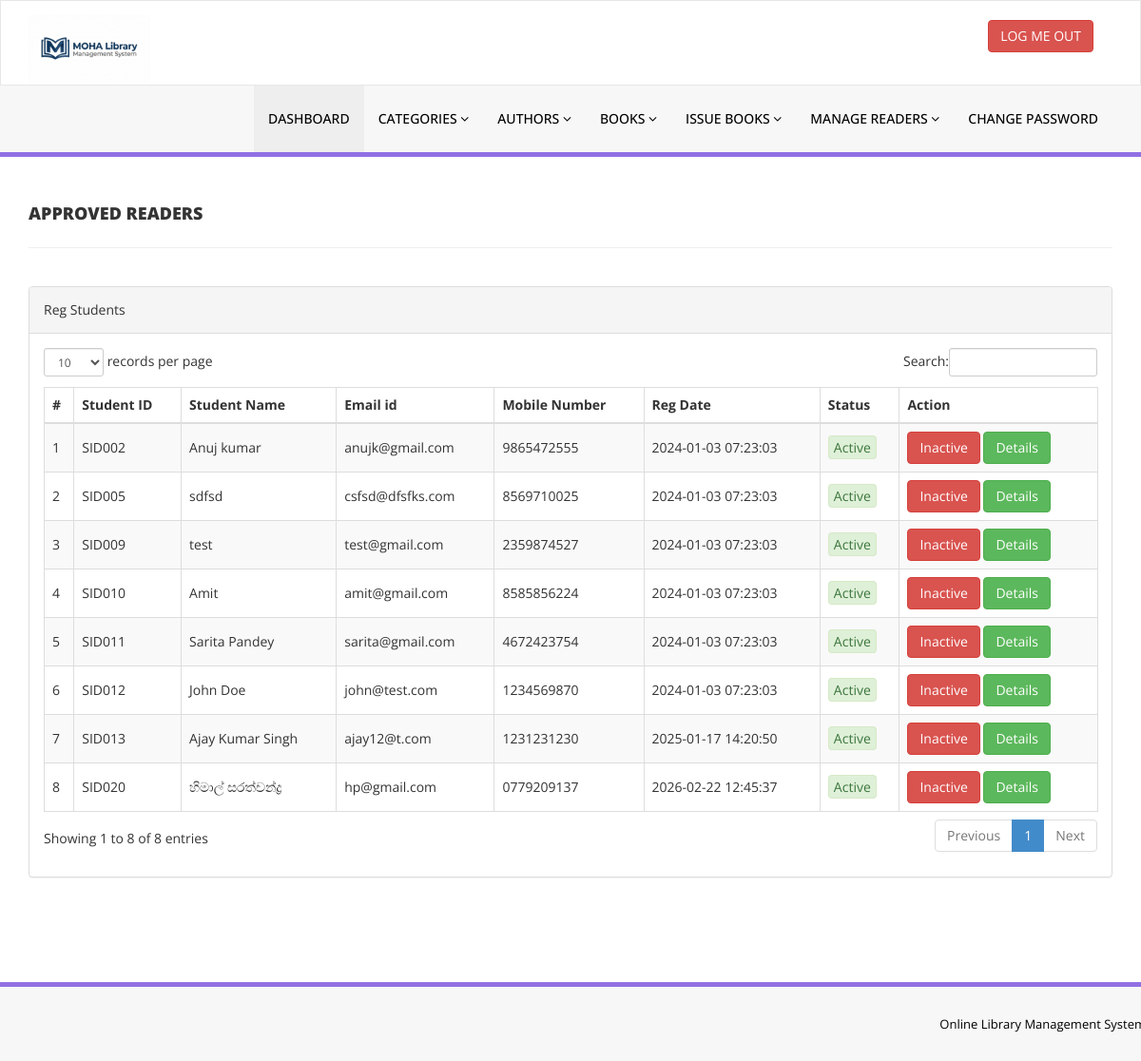
The app's page /admin/reg-students.php (signed in), older data.
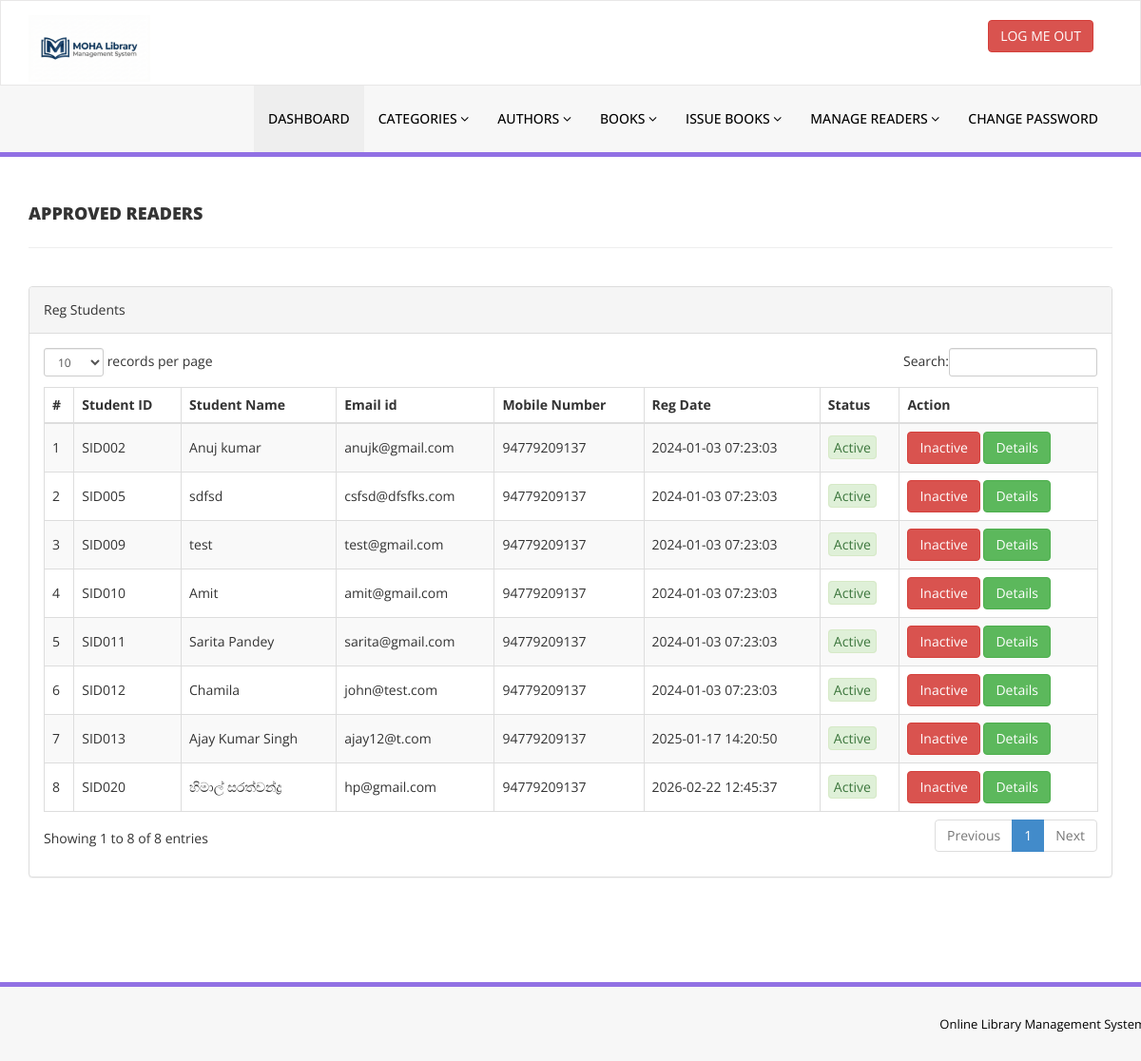
The same page, newer data.
### tables this page shows
CREATE TABLE `tblstudents` (
  `id` int(11) NOT NULL,
  `StudentId` varchar(100) DEFAULT NULL,
  `FullName` varchar(120) DEFAULT NULL,
  `EmailId` varchar(120) DEFAULT NULL,
  `MobileNumber` char(11) DEFAULT NULL,
  `Password` varchar(120) DEFAULT NULL,
  `Status` int(1) DEFAULT NULL,
  `approval` int(1) DEFAULT NULL,
  `RegDate` timestamp NULL DEFAULT current_timestamp(),
  `UpdationDate` timestamp NULL DEFAULT NULL ON UPDATE current_timestamp()
);

### admin/reg-students.php (the view, shortened to what this page needs)
<?php
include('includes/config.php');
if(strlen($_SESSION['alogin'])==0)
    {
header('location:index.php');
}
else{
    ?>
<!DOCTYPE html>
<html xmlns="http://www.w3.org/1999/xhtml">
<head>
    <link href="assets/css/bootstrap.css" rel="stylesheet" />
    <link href="assets/css/font-awesome.css" rel="stylesheet" />
    <link href="assets/js/dataTables/dataTables.bootstrap.css" rel="stylesheet" />
    <link href="assets/css/style.css" rel="stylesheet" />
</head>
<body>
<?php include('includes/header.php');?>
    <div class="content-wrapper">
         <div class="container">
        <div class="row pad-botm">
            <div class="col-md-12">
                <h4 class="header-line">Approved Readers</h4>
    </div>
        </div>
            <div class="row">
                <div class="col-md-12">
                    <div class="panel panel-default">
                        <div class="panel-heading">
                          Reg Students
                        </div>
                        <div class="panel-body">
                            <div class="table-responsive">
                                <table class="table table-striped table-bordered table-hover" id="dataTables-example">
                                    <thead>
                                        <tr>
                                            <th>#</th>
                                            <th>Student ID</th>
                                            <th>Student Name</th>
                                            <th>Email id </th>
                                            <th>Mobile Number</th>
                                            <th>Reg Date</th>
                                            <th>Status</th>
                                            <th>Action</th>
                                        </tr>
                                    </thead>
                                    <tbody>
<?php $sql = "SELECT * from tblstudents where `Approval` = 1 ORDER BY `Status` ASC;";
$query = $dbh -> prepare($sql);
$query->execute();
$results=$query->fetchAll(PDO::FETCH_OBJ);
$cnt=1;
if($query->rowCount() > 0)
{
foreach($results as $result)
{               ?>
                                        <tr class="odd gradeX">
                                            <td class="center"><?php echo htmlentities($cnt);?></td>
                                            <td class="center"><?php echo htmlentities($result->StudentId);?></td>
                                            <td class="center"><?php echo htmlentities($result->FullName);?></td>
                                            <td class="center"><?php echo htmlentities($result->EmailId);?></td>
                                            <td class="center"><?php echo htmlentities($result->MobileNumber);?></td>
                                             <td class="center"><?php echo htmlentities($result->RegDate);?></td>
                                            <td class="center"><?php if($result->Status==1)
                                            {
                                                echo ("<span style='padding: 2px 5px;' class='alert alert-success' role='alert'>Active</span>");
                                            } else {
                                                echo ("<span style='padding: 2px 5px;' class='alert alert-danger' role='alert'>Blocked</span>");
                                            }
                                            ?></td>
                                            <td class="center">
<?php if($result->Status==1)
 {?>
<a href="reg-students.php?inid=<?php echo htmlentities($result->id);?>" onclick="return confirm('Are you sure you want to block this student?');" >  <button class="btn btn-danger"> Inactive</button>
<?php } else {?>
<a href="reg-students.php?id=<?php echo htmlentities($result->id);?>" onclick="return confirm('Are you sure you want to active this student?');"><button class="btn btn-primary"> Active</button>
                                            <?php } ?>
<a href="student-history.php?stdid=<?php echo htmlentities($result->StudentId);?>"><button class="btn btn-success"> Details</button>
                                            </td>
                                        </tr>
 <?php $cnt=$cnt+1;}} ?>
                                    </tbody>
                                </table>
                            </div>
                        </div>
                    </div>
                </div>
            </div>
    </div>
    </div>
  <?php include('includes/footer.php');?>
</body>
</html>
<?php } ?>

### admin/includes/header.php (shortened to what this page needs)
<div class="navbar navbar-inverse set-radius-zero" >
        <div class="container">
            <div class="navbar-header">
                <a class="navbar-brand">
                    <img src="assets/img/logo.png" width="128"/>
                </a>
            </div>
            <div class="right-div">
                <a href="logout.php" class="btn btn-danger pull-right">LOG ME OUT</a>
            </div>
        </div>
    </div>
    <section class="menu-section">
        <div class="container">
            <div class="row ">
                <div class="col-md-12">
                    <div class="navbar-collapse collapse ">
                        <ul id="menu-top" class="nav navbar-nav navbar-right">
                            <li><a href="dashboard.php" class="menu-top-active">DASHBOARD</a></li>
                            <li>
                                <a href="#" class="dropdown-toggle" id="ddlmenuItem" data-toggle="dropdown"> Categories <i class="fa fa-angle-down"></i></a>
                            </li>
                            <li>
                                <a href="#" class="dropdown-toggle" id="ddlmenuItem" data-toggle="dropdown"> Authors <i class="fa fa-angle-down"></i></a>
                            </li>
 <li>
                                <a href="#" class="dropdown-toggle" id="ddlmenuItem" data-toggle="dropdown"> Books <i class="fa fa-angle-down"></i></a>
                            </li>
                           <li>
                                <a href="#" class="dropdown-toggle" id="ddlmenuItem" data-toggle="dropdown"> Issue Books <i class="fa fa-angle-down"></i></a>
                            </li>
                            <li>
                                <a href="#" class="dropdown-toggle" id="ddlmenuItem" data-toggle="dropdown"> Manage Readers <i class="fa fa-angle-down"></i></a>
                            </li>
                            <li><a href="change-password.php">Change Password</a></li>
                        </ul>
                    </div>
                </div>
            </div>
        </div>
    </section>

### admin/includes/footer.php
<section class="footer-section">
     <div class="container">
         <div class="row">
             <div class="col-md-12">
              Online Library Management System
             </div>
         </div>
     </div>
 </section>

### admin/assets/css/style.css (style rules this page uses)
.set-radius-zero { border-radius:0px; -moz-border-radius:0px; -webkit-border-radius:0px; }
.content-wrapper { margin-top: 40px; min-height:800px; padding-bottom:90px; }
.header-line { font-weight:900; padding-bottom:25px; border-bottom:1px solid #eeeeee; text-transform:uppercase; }
.pad-botm { padding-bottom:30px; }
.right-div { float: right; padding: 20px; }
#menu-top a { color:#000; text-decoration:none; font-weight:500; padding: 25px 15px 25px 15px; text-transform:uppercase; }
.menu-section { background-color: #f7f7f7; border-bottom:5px solid #9170E4; width:100% }
.menu-top-active { background-color:#eeeeee; }
.navbar-inverse { background-color: #FFF; border-color: rgba(155, 153, 153, 0.23); }
.navbar { min-height: 90px; margin-bottom: 0px; }
.footer-section { padding:25px 50px 25px 50px; color:#000; font-size:13px; background-color: #f7f7f7; text-align:right; border-top:5px solid #9170E4; }
thead th { vertical-align: top !important; }
tbody td { vertical-align: middle !important; }

Row changes from the older to the newer data that the page shows:
changed tblstudents "SID002": MobileNumber "9865472555" → "94779209137"
changed tblstudents "SID005": MobileNumber "8569710025" → "94779209137"
changed tblstudents "SID009": MobileNumber "2359874527" → "94779209137"
changed tblstudents "SID010": MobileNumber "8585856224" → "94779209137"
changed tblstudents "SID011": MobileNumber "4672423754" → "94779209137"
changed tblstudents "SID012": FullName "John Doe" → "Chamila"; MobileNumber "1234569870" → "94779209137"
changed tblstudents "SID013": MobileNumber "1231231230" → "94779209137"
changed tblstudents "SID020": MobileNumber "0779209137" → "94779209137"
